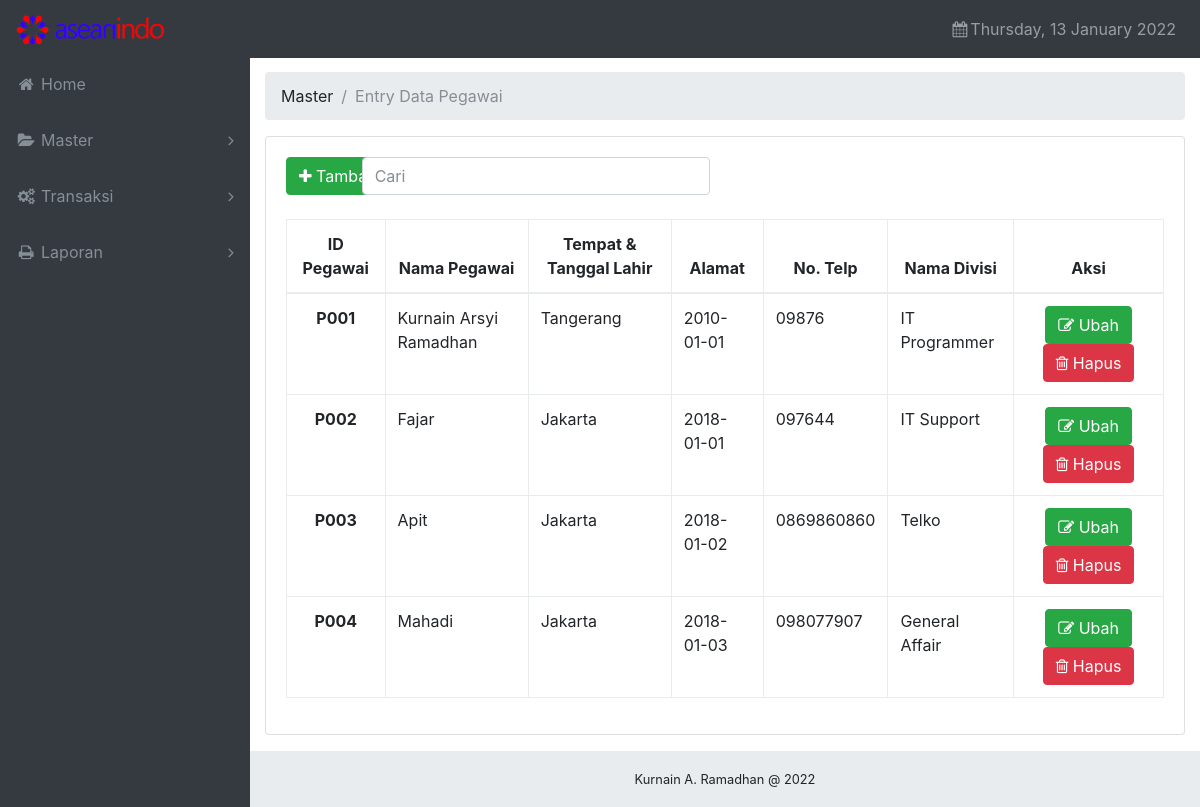
The app's page /MasterPegawai with its own data.
### tables this page shows
CREATE TABLE IF NOT EXISTS `pegawai` (
  `IDPegawai` varchar(4) NOT NULL COMMENT 'Format: P999',
  `NamaPegawai` varchar(50) DEFAULT NULL,
  `TempatLahir` varchar(30) DEFAULT NULL,
  `TanggalLahir` date DEFAULT NULL,
  `NoTelp` varchar(13) DEFAULT NULL,
  `IDDivisi` varchar(4) DEFAULT NULL,
  PRIMARY KEY (`IDPegawai`),
  KEY `IDDivisi` (`IDDivisi`)
);

CREATE TABLE IF NOT EXISTS `divisi` (
  `IDDivisi` varchar(4) NOT NULL COMMENT 'Format: D999',
  `NamaDivisi` varchar(15) DEFAULT NULL,
  PRIMARY KEY (`IDDivisi`)
);

### application/libraries/Template.php (called while the page is built)
<?php
	Class Template
	{
		Private $CI;
		Var $template_data = array();
		Public Function __Construct()
		{
			$this -> CI =& get_instance();
		}
		Public Function set($content_area, $value)
		{
			$this -> template_data[$content_area] = $value;
		}
		Public Function load($template = '', $name ='', $view = '' , $view_data = array(), $return = FALSE)
		{
			$this -> set($name , $this->CI->load->view($view, $view_data, TRUE));
			$this -> CI -> load ->view('layouts/'.$template, $this->template_data);
		}
	}
?>

### application/controllers/MasterPegawai.php (called while the page is built, shortened)
<?php
	Class MasterPegawai Extends CI_Controller
	{
		Public Function Index()
		{
			$data = array();
			$data['DaftarPegawai'] = $this -> M_MasterPegawai -> DaftarPegawai();
			$this->template->load('default_layout', 'contents' , 'master/pegawai/pegawai-list', $data);
		}
	}
?>

### index.php (called while the page is built, shortened)
<?php
require_once BASEPATH.'core/CodeIgniter.php';

### application/models/M_MasterPegawai.php (called while the page is built, shortened)
<?php
	Class M_MasterPegawai Extends CI_Model
	{
		Public Function DaftarPegawai()
		{
			$user = array();
			$sql = "SELECT * FROM pegawai a
					INNER JOIN divisi b on a.IDDivisi = b.IDDivisi
					ORDER BY IDPegawai";
			$qry = $this->db->query($sql);
			if($qry->num_rows() > 0)
			{
				foreach($qry->result_array() as $rows)
				{
					$user[$rows['IDPegawai']] = $rows;
				}
			}
			return $user;
		}
	}
?>

### application/views/master/pegawai/pegawai-list.php (the view, shortened to what this page needs)
<div class="container-fluid">
	<ol class="breadcrumb">
		<li class="breadcrumb-item">Master</li>
		<li class="breadcrumb-item active">Entry Data Pegawai</li>
	</ol>
	<div class="card mb-3">
		<div class="card-body">
			<div class="row">
				<div class="col-sm-1">
					<button type="button" id="btn_tambah" class="btn btn-success" style="cursor:pointer;"><i class="fa fa-plus"></i> Tambah</button>
				</div>
				<div class="col-sm-5">
					<input class="form-control" id="CariPegawai" type="text" placeholder="Cari" autofocus>
				</div>
			</div>
			<br/>
			<div class="row">
				<div class="col-lg-12">
					<table class="table table-bordered" width="100%" cellspacing="0">
						<thead>
							<tr align="center">
								<th>ID Pegawai</th>
								<th>Nama Pegawai</th>
								<th>Tempat & Tanggal Lahir</th>
								<th>Alamat</th>
								<th>No. Telp</th>
								<th>Nama Divisi</th>
								<th>Aksi</th>
							</tr>
						</thead>
						<tbody id="data-pegawai">
							<?php foreach($DaftarPegawai as $data => $rows) : ?>
							<tr>
								<td style="text-align: center; font-weight: bold;"><?php echo $rows['IDPegawai']; ?></td>
								<td><?php echo $rows['NamaPegawai']; ?></td>
								<td><?php echo $rows['TempatLahir']; ?></td>
								<td><?php echo $rows['TanggalLahir']; ?></td>
								<td><?php echo $rows['NoTelp']; ?></td>
								<td><?php echo $rows['NamaDivisi']; ?></td>
								<td style="text-align: center;">
									<button type="button" data-id="<?php echo $rows['IDPegawai']; ?>" class="btn btn-success btn-edit" style="cursor:pointer;"><i class="fa fa-pencil-square-o"></i> Ubah</button>
									<button type="button" data-id="<?php echo $rows['IDPegawai']; ?>" class="btn btn-danger btn-hapus" style="cursor:pointer;"><i class="fa fa-trash-o"></i> Hapus</button>
								</td>
							</tr>
							<?php endforeach; ?>
						</tbody>
					</table>
				</div>
			</div>
		</div>
	</div>
</div>

### assets/css/sb-admin.css (style rules this page uses)
html { position: relative; min-height: 100%; }
body { overflow-x: hidden; }
body.sticky-footer { margin-bottom: 56px; }
body.fixed-nav { padding-top: 56px; }
.btn-group-vertical>.btn-group:after,.btn-group-vertical>.btn-group:before,.btn-toolbar:after,.btn-toolbar:before,.clearfix:after,.clearfix:before,.container-fluid:after,.container-fluid:before,.container:after,.container:before,.dl-horizontal dd:after,.dl-horizontal dd:before,.form-horizontal .form-group:after,.form-horizontal .form-group:before,.modal-footer:after,.modal-footer:before,.modal-header:after,.modal-header:before,.nav:after,.nav:before,.navbar-collapse:after,.navbar-collapse:before,.navbar-header:after,.navbar-header:before,.navbar:after,.navbar:before,.pager:after,.pager:before,.panel-body:after,.panel-body:before,.row:after,.row:before { display:table; content:" " }
.btn-group-vertical>.btn-group:after,.btn-toolbar:after,.clearfix:after,.container-fluid:after,.container:after,.dl-horizontal dd:after,.form-horizontal .form-group:after,.modal-footer:after,.modal-header:after,.nav:after,.navbar-collapse:after,.navbar-header:after,.navbar:after,.pager:after,.panel-body:after,.row:after { clear:both }

### records on screen
pegawai: IDPegawai "P001", NamaPegawai "Kurnain Arsyi Ramadhan", TempatLahir "Tangerang", TanggalLahir "2010-01-01", NoTelp "09876", IDDivisi.NamaDivisi "IT Programmer"
pegawai: IDPegawai "P002", NamaPegawai "Fajar", TempatLahir "Jakarta", TanggalLahir "2018-01-01", NoTelp "097644", IDDivisi.NamaDivisi "IT Support"
pegawai: IDPegawai "P003", NamaPegawai "Apit", TempatLahir "Jakarta", TanggalLahir "2018-01-02", NoTelp "0869860860", IDDivisi.NamaDivisi "Telko"
pegawai: IDPegawai "P004", NamaPegawai "Mahadi", TempatLahir "Jakarta", TanggalLahir "2018-01-03", NoTelp "098077907", IDDivisi.NamaDivisi "General Affair"
